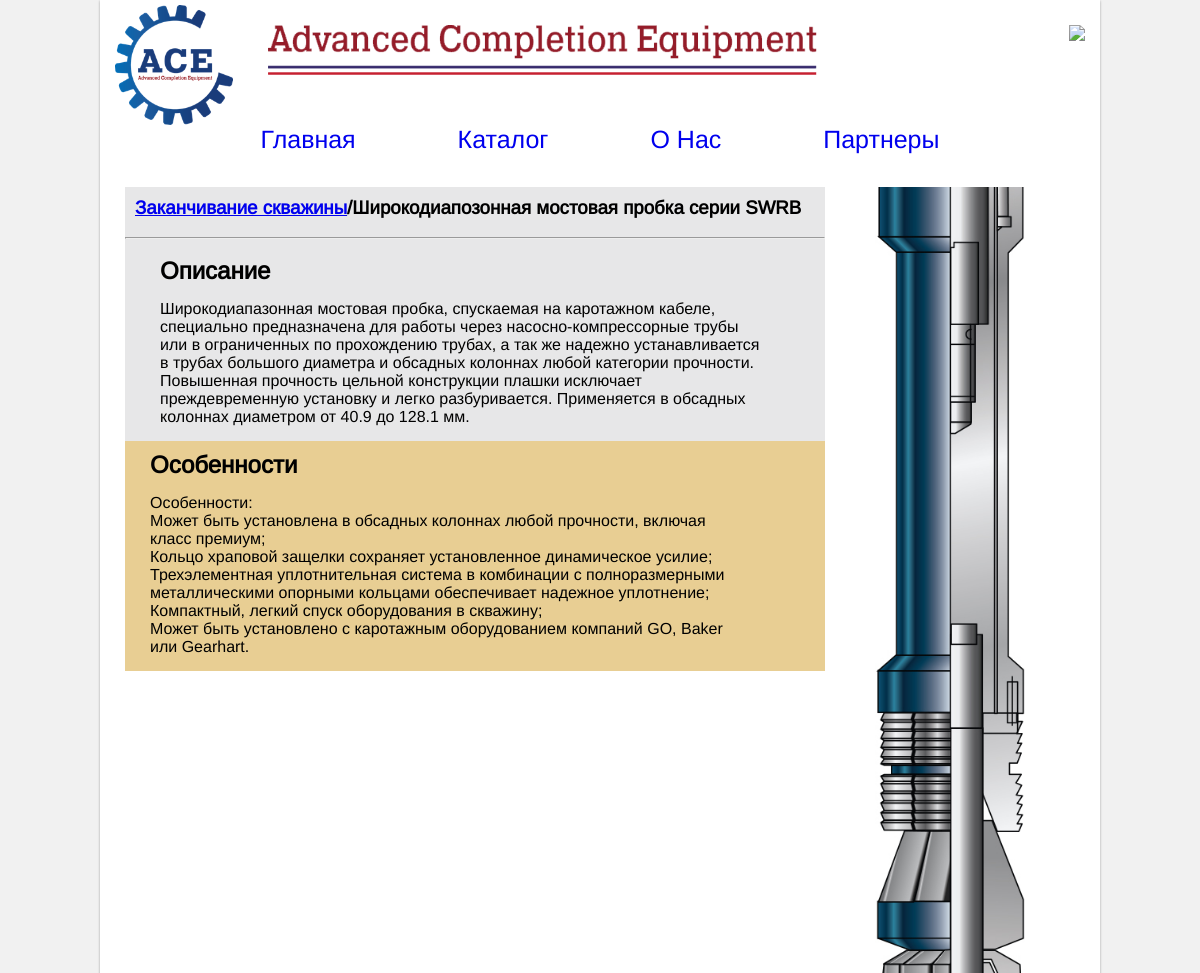
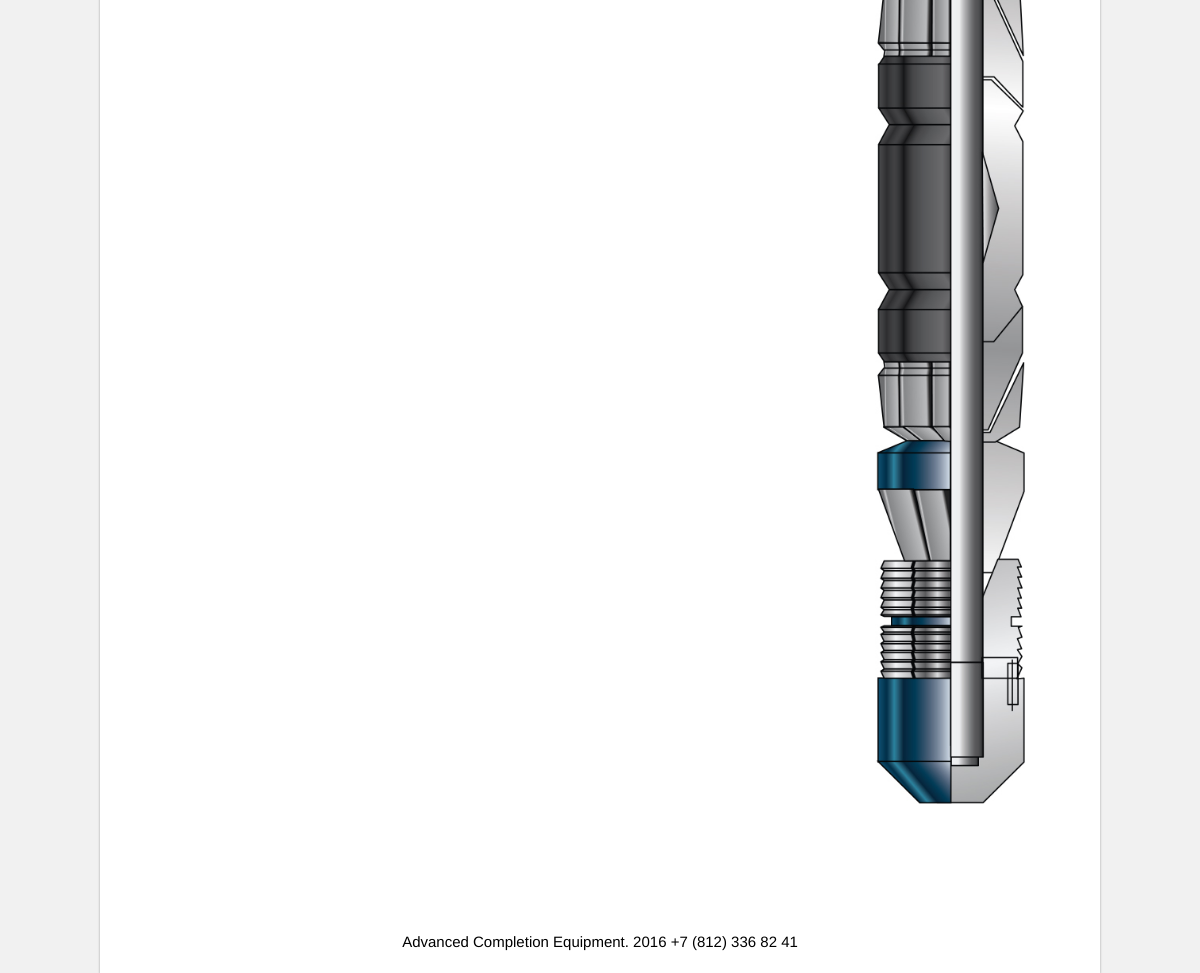
The page /product/7 on the database its author committed (2 pictures, top to bottom).
### main/models.py (models this page shows, shortened)
class Product(models.Model):
	title = models.CharField(max_length=300, verbose_name="Название")
	category = models.ForeignKey(Category)
	desctiption = RedactorField(max_length=3000, verbose_name="Описание")
	text = RedactorField(max_length=3000, verbose_name="Особенности")
	image = models.ImageField(upload_to='images/')
	class Meta:
		verbose_name = 'Продукт'
		verbose_name_plural = 'Продукты'
	def admin_thumbnail(self):
		return u'<img src="{0}" height="300px"/>'.format(self.image.url)
	admin_thumbnail.short_description = 'Thumbnail'
	admin_thumbnail.allow_tags = True

class Category(models.Model):
	title = models.CharField(max_length=300, unique=True)
	class Meta:
		verbose_name = 'Категория'
		verbose_name_plural = 'Категории'
	def __str__(self):
		return '{}'.format(self.title)

### main/views.py (the view)
# urls.py: url(r'^product/([0-9]+)', product, name='product'),
def product(request, product_id):
	prod = Product.objects.get(id=product_id)
	user = request.user;
	return render_to_response('product.html', context={'product':prod,'user':user})

### templates/product.html (shortened to what this page needs)
{% extends 'base.html' %}
{% load static %}
{% load next %}
{% load specification_cell_filter %}
{% block content%}
		<div class="main-index">
				<nav class="nav">
					<a href="{% url 'index' %}">
						Главная
					</a>
					<a href="{% url 'catalog' %}">
						Каталог
					</a>
					<a href="{% url 'about' %}">
						О Нас
					</a>
					<a href="{% url 'catalog' %}">
						Партнеры
					</a>
				</nav>
			<br/>
			<div class="product-info">
				<div class="product-info__text" >
					<div class="product-info__title">
						<h3><a href="{% url 'product_list' product.category.id %}">{{product.category}}</a>/{{product.title}}</h3>
					</div>
					<hr/>
					<div class="product-info__description">
						<h2>Описание</h2>
						{{product.desctiption | safe }}
					</div>
					<div class="product-info__options">
						<h2>Особенности</h2>
						{{product.text | safe }}
					</div>
				</div>
				<div class="product-info__image">
					<img width="200px" src="{{product.image.url}}" >
				</div>
				</div>
		</div>
{% endblock %}

### static/css/styles.css (style rules this page uses)
body, html { height: 100%; }
body { font-family: Arimo; margin: 0; padding: 0; background-color: #f1f1f1; }
p, h1,h2,h3,h4,h5,h6,ul,li { margin: 0; padding: 0; }
* { box-sizing: border-box; }
.header, .main-index, .footer { background-color: #fff; }
.header, .main-index { margin-right: auto; margin-left: auto; }
.main-index { display: block; padding: 5px 25px 25px 25px; }
.nav { margin-bottom: 15px; text-align: center; }
.nav a { font-size: 25px; text-decoration: none; margin-right: 10%; }
.nav a:last-child { margin-right: 0; }
.product-info { overflow: auto; }
.product-info__title { padding: 10px; }
.product-info__text { float: left; width: 700px; background-color: #e7e7e8; }
.product-info__image { text-align: center; float: right; width: 250px; margin-bottom: 70px; }
.product-info__image img { width: 150px; }
.product-info__description { text-indent: 15px; padding: 10px 10px 15px 20px; }
.product-info__description h2 { margin-bottom: 15px; }
.product-info__options { background-color: #e8ce93; padding: 10px 10px 15px 25px; }
.product-info__options h2 { margin-bottom: 15px; }

### rows shown on the page
Product: category "Заканчивание скважины", title "Широкодиапозонная мостовая пробка серии SWRB", desctiption "Широкодиапазонная мостовая пробка, спускаемая на каротажном кабеле, специально предназначена для работы через насосно-компрессорные трубы или в ограниченных по прохождению трубах, а так же надежно устанавливается в трубах большого диаметра и обсадных колоннах любой категории прочности. Повышенная прочность цельной конструкции плашки исключает преждевременную установку и легко разбуривается. Применяется в обсадных колоннах диаметром от 40.9 до 128.1 мм.", text "Особенности: Может быть установлена в обсадных колоннах любой прочности, включая класс премиум; Кольцо храповой защелки сохраняет установленное динамическое усилие; Трехэлементная уплотнительная система в комбинации с полноразмерными металлическими опорными кольцами обеспечивает надежное уплотнение; Компактный, легкий спуск оборудования в скважину; Может быть установлено с каротажным оборудованием компаний GO, Baker или Gearhart.", image (picture)
